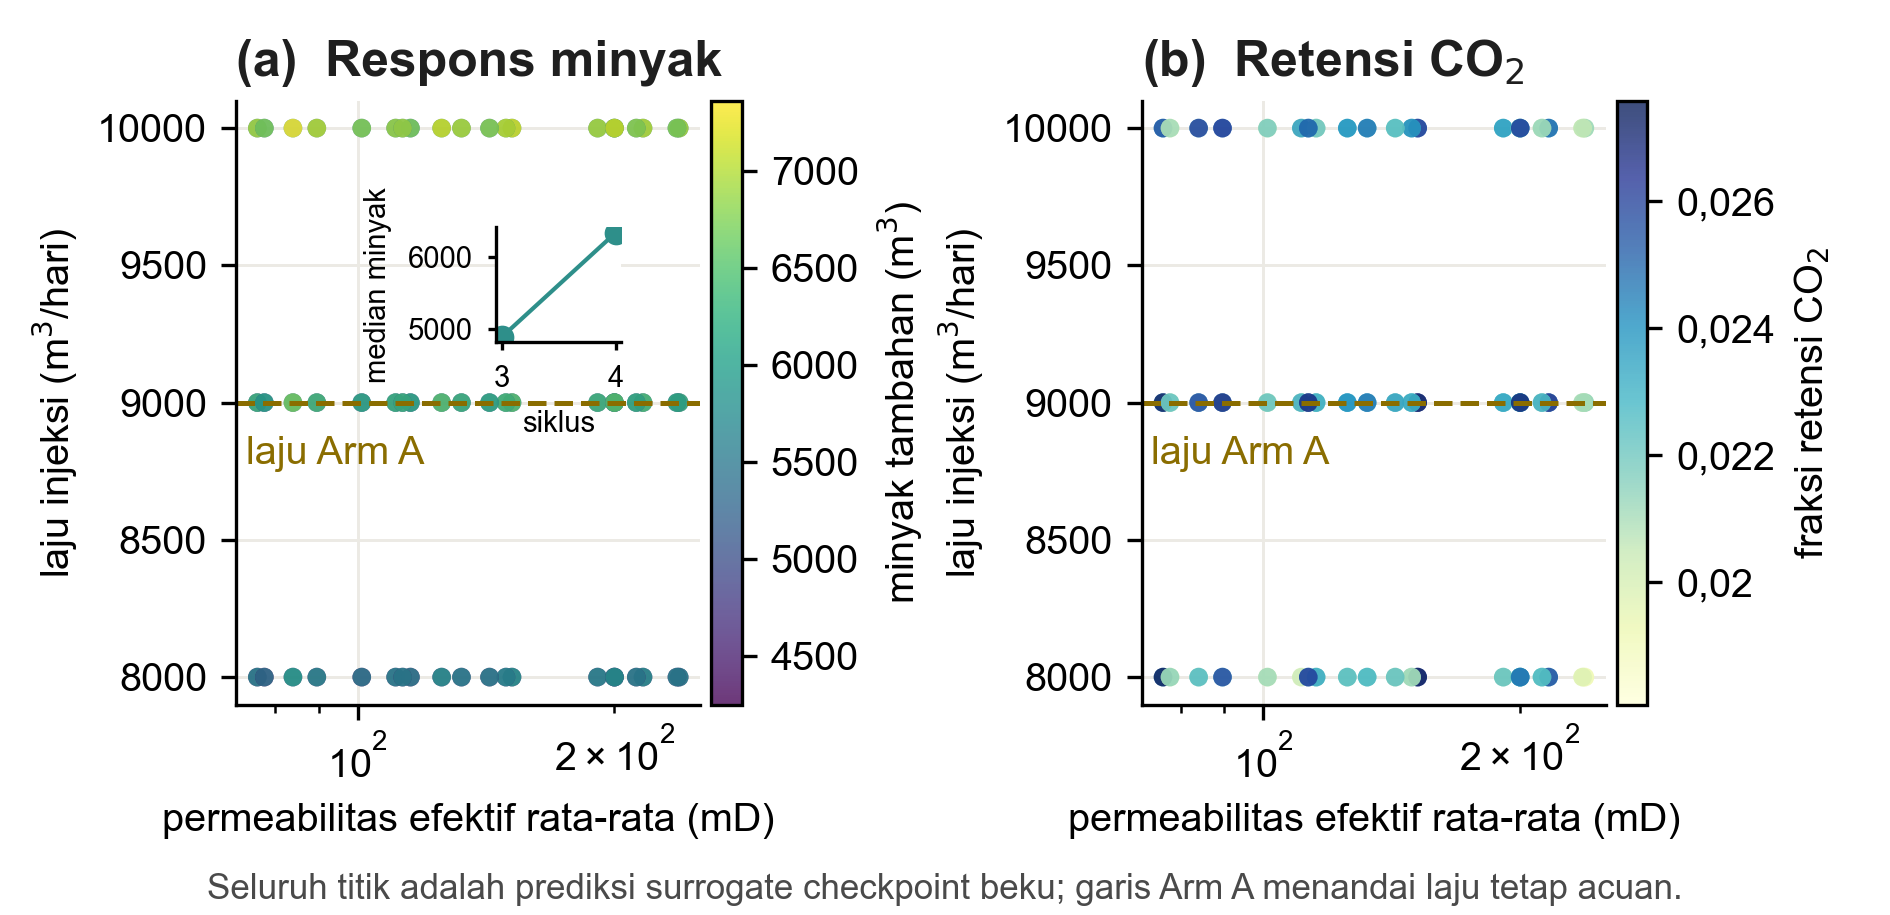

This figure's Python source:
"""Figure 4 - real surrogate screening surface and Arm A reference."""

from pathlib import Path

import matplotlib

matplotlib.use("Agg")
import matplotlib.pyplot as plt
from feature007_common import localize
import numpy as np

from feature007_common import blocked_main, load_table, parser, require_ready


OUT_DIR = Path(__file__).parent
INK = "#1F1F1F"
SUB_INK = "#4A4A4A"
GOLD = "#8A6D00"
TEAL = "#2E8F8A"


def _float(rows, name: str) -> np.ndarray:
    try:
        return np.array([float(row[name]) for row in rows])
    except KeyError as exc:
        raise ValueError(f"screening_surface.csv lacks required column {name}") from exc


def _style(ax) -> None:
    ax.spines[["top", "right"]].set_visible(False)
    ax.grid(color="#ECEAE4", lw=0.7)
    ax.set_axisbelow(True)


def generate() -> None:
    args = parser(4, __doc__).parse_args()
    manifest, _ = require_ready(args.bundle, args.figure_number)
    rows = load_table(args.bundle, manifest, "screening_surface")
    permeability = _float(rows, "mean_permeability_md")
    injection = _float(rows, "injection_rate_m3_day")
    oil = _float(rows, "incremental_oil_m3")
    retention = _float(rows, "co2_retention_fraction")
    cycles = _float(rows, "cycles")

    plt.rcParams.update(
        {
            "font.family": "Arial",
            "font.size": 9.5,
            "axes.titlesize": 12.0,
            "axes.labelsize": 9.5,
            "pdf.fonttype": 42,
            "ps.fonttype": 42,
            "text.color": INK,
        }
    )
    fig, axes = plt.subplots(1, 2, figsize=(6.3, 3.05), gridspec_kw={"wspace": 0.62})
    panels = [
        (axes[0], oil, "minyak tambahan (m$^3$)", "viridis"),
        (axes[1], retention, "fraksi retensi CO$_2$", "YlGnBu"),
    ]
    for index, (ax, values, label, cmap) in enumerate(panels):
        scatter = ax.scatter(
            permeability,
            injection,
            c=values,
            cmap=cmap,
            s=20,
            alpha=0.78,
            linewidths=0,
            rasterized=True,
        )
        ax.set_xscale("log")
        ax.set_xlabel("permeabilitas efektif rata-rata (mD)")
        ax.set_ylabel(r"laju injeksi (m$^3$/hari)")
        ax.set_title(
            f"({'ab'[index]})  {'Respons minyak' if index == 0 else 'Retensi CO$_2$'}",
            loc="left",
            fontweight="bold",
        )
        cb = fig.colorbar(scatter, ax=ax, pad=0.02)
        cb.set_label(label)
        # Arm A is a schedule reference, not a claimed result at a fabricated geology.
        ax.axhline(9000, color=GOLD, lw=1.2, ls="--")
        # Sit the label just above the dashed line at the left, in the empty band
        # between rows, clear of both the scattered points and the panel-(a) inset.
        ax.text(0.02, 8880, "laju Arm A", transform=ax.get_yaxis_transform(),
                ha="left", va="top", color=GOLD)
        _style(ax)

    inset = axes[0].inset_axes([0.56, 0.60, 0.27, 0.19])
    for cycle in sorted(set(cycles)):
        mask = cycles == cycle
        inset.scatter(cycle, np.median(oil[mask]), color=TEAL, s=22)
    inset.plot(sorted(set(cycles)), [np.median(oil[cycles == c]) for c in sorted(set(cycles))],
               color=TEAL, lw=1.0)
    inset.set_xlabel("siklus", fontsize=7.0)
    inset.set_ylabel("median minyak", fontsize=7.0)
    inset.tick_params(labelsize=7.0, length=2)
    inset.spines[["top", "right"]].set_visible(False)

    fig.text(
        0.5,
        0.018,
        "Seluruh titik adalah prediksi surrogate checkpoint beku; garis Arm A menandai laju tetap acuan.",
        ha="center",
        fontsize=8.4,
        color=SUB_INK,
    )
    fig.subplots_adjust(left=0.125, right=0.90, top=0.89, bottom=0.23)
    localize(fig)
    fig.savefig(OUT_DIR / "fig04_screening_surface.pdf")
    fig.savefig(OUT_DIR / "fig04_screening_surface.png", dpi=300)
    plt.close(fig)
    print("wrote", OUT_DIR / "fig04_screening_surface.pdf")


if __name__ == "__main__":
    raise SystemExit(blocked_main(generate))
